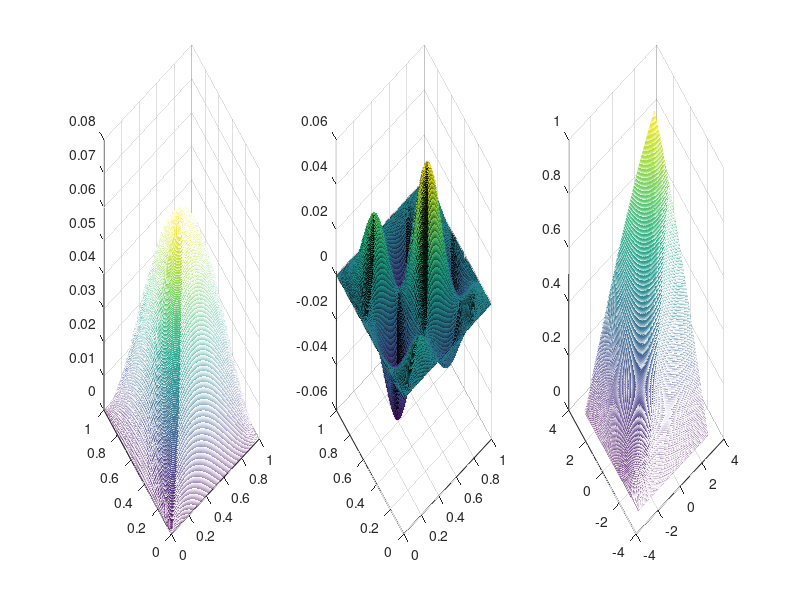

This chart was generated by the following MATLAB code:
% esercitazione 1 es. 8
close all

x = linspace(0,1,200); % definisco l'asse delle ascisse
y = linspace(0,1,200); % asse ordinate
[X,Y] = meshgrid(x,y); % costruisco il reticolo di punti sul quadrato 
                       % -> definendo due matrici X e Y che sono le ascisse
                       % e le ordinate dei punti che giacciono all'interno 
                       % del quadrato.
f1 = X.*(X-1).*Y.*(Y-1);  % deve essere una matrice
subplot(1,3,1)
mesh(X,Y,f1)  % ascisse, ordinate, valore che la funzione f assume
              % mesh fa solo le righe colorate e vuole delle matrici

f2 = X.*(X-1).*sin(8*X).*Y.*(Y-1).*cos(8*Y);
subplot(1,3,2)
surf(X,Y,f2)  % colora anche il pezzo interno e vuole delle matrici

x = linspace(-pi,pi,200);
y = linspace(-pi,pi,200);
f3 = sin(X.*Y);
[X,Y] = meshgrid(x,y);
subplot(1,3,3)
mesh(X,Y,f3)